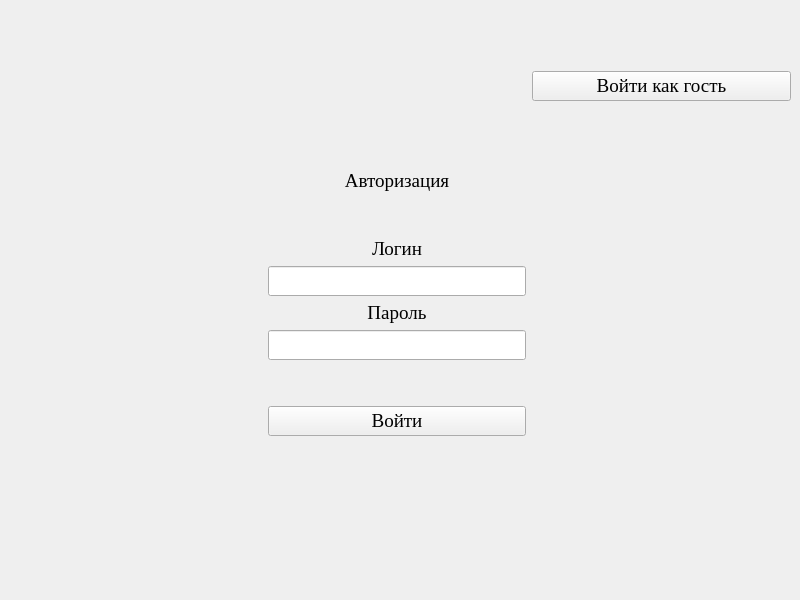
<?xml version="1.0" encoding="UTF-8"?>
<ui version="4.0">
 <class>MainWindow</class>
 <widget class="QMainWindow" name="MainWindow">
  <property name="geometry">
   <rect>
    <x>0</x>
    <y>0</y>
    <width>800</width>
    <height>600</height>
   </rect>
  </property>
  <property name="font">
   <font>
    <family>Times New Roman</family>
    <pointsize>14</pointsize>
   </font>
  </property>
  <property name="windowTitle">
   <string>Авторизация</string>
  </property>
  <property name="windowIcon">
   <iconset>
    <normaloff>../../pictures/icon.ico</normaloff>../../pictures/icon.ico</iconset>
  </property>
  <widget class="QWidget" name="centralwidget">
   <layout class="QGridLayout" name="gridLayout" rowstretch="1,0,0,0,0,0,0,0,0,0,0,0,1,0,0">
    <item row="1" column="1">
     <widget class="QLabel" name="label">
      <property name="layoutDirection">
       <enum>Qt::LeftToRight</enum>
      </property>
      <property name="text">
       <string>Авторизация</string>
      </property>
      <property name="alignment">
       <set>Qt::AlignCenter</set>
      </property>
     </widget>
    </item>
    <item row="0" column="1">
     <spacer name="verticalSpacer_2">
      <property name="orientation">
       <enum>Qt::Vertical</enum>
      </property>
      <property name="sizeHint" stdset="0">
       <size>
        <width>20</width>
        <height>40</height>
       </size>
      </property>
     </spacer>
    </item>
    <item row="9" column="1">
     <widget class="QLineEdit" name="Password"/>
    </item>
    <item row="3" column="1">
     <widget class="QLabel" name="label_2">
      <property name="text">
       <string>Логин</string>
      </property>
      <property name="alignment">
       <set>Qt::AlignCenter</set>
      </property>
     </widget>
    </item>
    <item row="8" column="1">
     <widget class="QLabel" name="label_3">
      <property name="text">
       <string>Пароль</string>
      </property>
      <property name="alignment">
       <set>Qt::AlignCenter</set>
      </property>
     </widget>
    </item>
    <item row="11" column="1">
     <widget class="QPushButton" name="Enter">
      <property name="text">
       <string>Войти</string>
      </property>
     </widget>
    </item>
    <item row="0" column="2">
     <widget class="QPushButton" name="Guest">
      <property name="text">
       <string>Войти как гость</string>
      </property>
     </widget>
    </item>
    <item row="12" column="1">
     <spacer name="verticalSpacer">
      <property name="orientation">
       <enum>Qt::Vertical</enum>
      </property>
      <property name="sizeHint" stdset="0">
       <size>
        <width>20</width>
        <height>40</height>
       </size>
      </property>
     </spacer>
    </item>
    <item row="7" column="2">
     <spacer name="horizontalSpacer">
      <property name="orientation">
       <enum>Qt::Horizontal</enum>
      </property>
      <property name="sizeHint" stdset="0">
       <size>
        <width>40</width>
        <height>20</height>
       </size>
      </property>
     </spacer>
    </item>
    <item row="7" column="1">
     <widget class="QLineEdit" name="Login"/>
    </item>
    <item row="7" column="0">
     <spacer name="horizontalSpacer_2">
      <property name="orientation">
       <enum>Qt::Horizontal</enum>
      </property>
      <property name="sizeHint" stdset="0">
       <size>
        <width>40</width>
        <height>20</height>
       </size>
      </property>
     </spacer>
    </item>
    <item row="2" column="1">
     <spacer name="verticalSpacer_3">
      <property name="orientation">
       <enum>Qt::Vertical</enum>
      </property>
      <property name="sizeHint" stdset="0">
       <size>
        <width>20</width>
        <height>40</height>
       </size>
      </property>
     </spacer>
    </item>
    <item row="10" column="1">
     <spacer name="verticalSpacer_4">
      <property name="orientation">
       <enum>Qt::Vertical</enum>
      </property>
      <property name="sizeHint" stdset="0">
       <size>
        <width>20</width>
        <height>40</height>
       </size>
      </property>
     </spacer>
    </item>
   </layout>
  </widget>
 </widget>
 <resources/>
 <connections/>
</ui>
